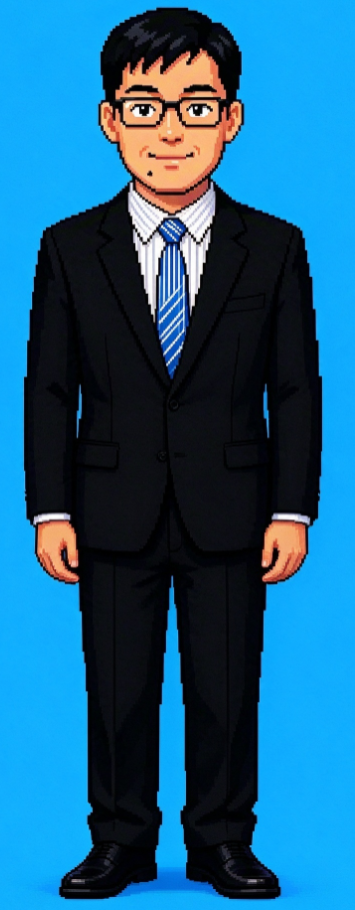
#> input picture scripts/assets/pet-fullbody.png, 355 x 910 px
$ python gen_pet_sprite.py
#> lines starting #> are read from the running program, lines starting #| are printed output that depends on the picture; after the words box and inside, x2 and y2 are one past the last pixel; in counts of white or black regions, pixels touching at a corner belong together
# -*- coding: utf-8 -*-
"""
把老师的全身像素立绘（scripts/assets/pet-fullbody.png）切成可以独立摆动的部件。

输出到 public/assets/images/pet/：
  pet-body.webp   头 + 上身 + 手臂（不含腿）
  pet-leg-l.webp  左腿（含鞋）
  pet-leg-r.webp  右腿（含鞋）
  pet-face.webp   头部方图（菜单图标、收起后的圆形按钮）

切分点自动检测：找到两腿之间出现背景空隙的那一行作为胯线，
空隙的左右居中位置作为左右腿的分界。
"""
import io
import json
import os

from PIL import Image, ImageDraw, ImageFilter

ROOT = os.path.dirname(os.path.dirname(os.path.abspath(__file__)))
SRC = os.path.join(ROOT, "scripts", "assets", "pet-fullbody.png")
OUT_DIR = os.path.join(ROOT, "public", "assets", "images", "pet")
os.makedirs(OUT_DIR, exist_ok=True)

BG = (16, 174, 253)          # 立绘的蓝色背景
BG_TOL = 52                  # 蓝色容差
DISPLAY_W = 76               # 页面里的显示宽度（px），导出 2 倍


def keyed():
    img = Image.open(SRC).convert("RGB")
    w, h = img.size
#> w = 355; h = 910
    px = img.load()
    alpha = Image.new("L", (w, h), 255)
#> alpha: PIL image 355x910 L; every value is 255
    ap = alpha.load()
    br, bg_, bb = BG
    for y in range(h):
        for x in range(w):
            r, g, b = px[x, y]
            d = max(abs(r - br), abs(g - bg_), abs(b - bb))
            if d <= BG_TOL:
                ap[x, y] = 0
            elif d <= BG_TOL + 40:
                ap[x, y] = int(255 * (d - BG_TOL) / 40)
    # 去蓝边：只处理半透明边缘像素，避免皮鞋/头发边上残留蓝色
    for y in range(h):
        for x in range(w):
            a = ap[x, y]
            if 0 < a < 250:
                r, g, b = px[x, y]
                if b - max(r, g) > 16:
                    ap[x, y] = 0

    alpha = alpha.filter(ImageFilter.MedianFilter(3))
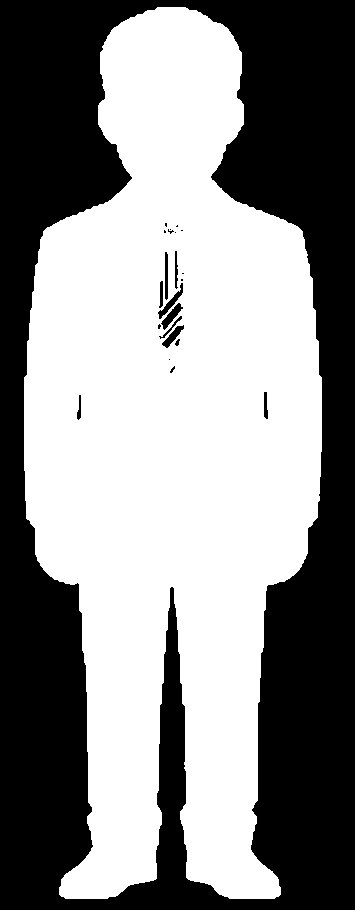
#> alpha: PIL image 355x910 L; 54.7% white; 23 black regions (12 under 20 px), largest, box (x1, y1, x2, y2) and area: (0, 0, 355, 910) 145242, (161, 303, 183, 330) 199, (158, 283, 183, 319) 196
    out = img.convert("RGBA")
#> out is the input picture: PIL image 355x910 RGBA; mean R, G, B, A 27.8, 95.4, 132.2, 255
    out.putalpha(alpha)
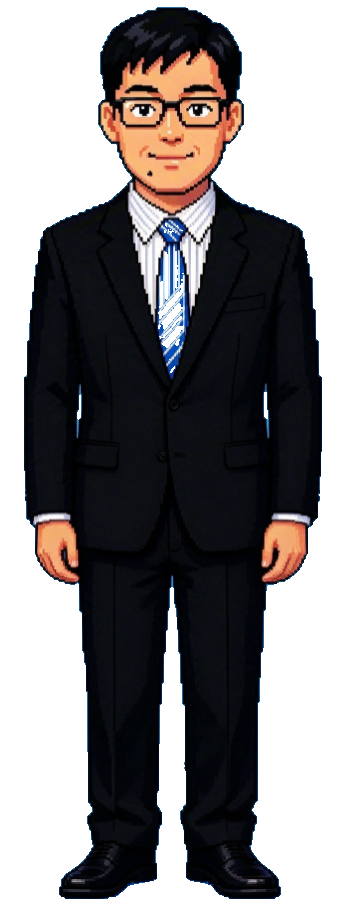
#> out: PIL image 355x910 RGBA; mean R, G, B, A 27.8, 95.4, 132.2, 139.4; transparent parts drawn white
    return out


def find_crotch(im):
    """自上而下找到两腿之间第一次出现背景空隙的行。"""
    w, h = im.size
    a = im.split()[-1].load()
    for y in range(int(h * 0.45), h):
        # 只看中间 1/3 区域，避免两侧空隙干扰
        x0, x1 = int(w * 0.36), int(w * 0.64)
        gap = sum(1 for x in range(x0, x1) if a[x, y] < 40)
        if gap >= 5:
            return y
    return int(h * 0.66)


def gap_center(im, crotch):
    """取腿部中段一行，返回两腿空隙的中心 x。"""
    w, h = im.size
    a = im.split()[-1].load()
    y = min(h - 20, crotch + (h - crotch) // 2)
    x0, x1 = int(w * 0.30), int(w * 0.70)
    gaps = [x for x in range(x0, x1) if a[x, y] < 40]
    if not gaps:
        return w // 2
    return (gaps[0] + gaps[-1]) // 2


def main():
    im = keyed()
    bbox = im.split()[-1].getbbox()
#> bbox = (24, 7, 322, 899)
    fig = im.crop(bbox)
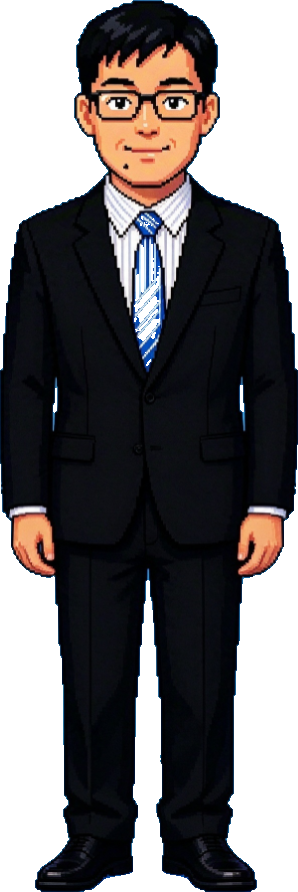
#> fig: PIL image 298x892 RGBA; mean R, G, B, A 30.3, 78.6, 106.2, 169.4; transparent parts drawn white
    fx, fy = bbox[0], bbox[1]
#> fx = 24; fy = 7
    fw, fh = fig.size
#> fw = 298; fh = 892
    print("figure bbox:", bbox, "size:", fig.size)
#| figure bbox: (24, 7, 322, 899) size: (298, 892)

    crotch = find_crotch(fig)
#> crotch = 597
    split = gap_center(fig, crotch)
#> in gap_center, `y = min(h - 20, crotch + (h - crotch) // 2)`: y = 744
#> in gap_center, `gaps = [x for x in range(x0, x1) if a[x, y] < 40]`: gaps = 26 values from 135 to 160
#> split = 147
    print("crotch y (rel):", crotch, " leg split x (rel):", split)
#| crotch y (rel): 597  leg split x (rel): 147

    overlap = 16                      # 腿的切片向上多留一点，藏到上身后面
    body = fig.crop((0, 0, fw, crotch + overlap))
    leg_l = fig.crop((0, crotch - overlap, split, fh))
    leg_r = fig.crop((split, crotch - overlap, fw, fh))
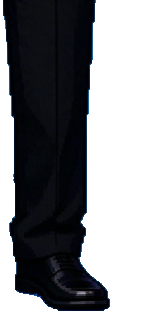
#> leg_r: PIL image 151x311 RGBA; mean R, G, B, A 11.3, 88.6, 131, 130; transparent parts drawn white

    s = (DISPLAY_W * 2) / fw          # 导出 2 倍显示尺寸
#> s = 0.51

    def dump(part, name, ox, oy):
        """ox/oy 是这块部件在上身原图里的左上角坐标（原图像素）。"""
#> called with name = 'pet-body', ox = 0, oy = 0
        bb = part.split()[-1].getbbox()
#> bb = (0, 0, 298, 613)
        part = part.crop(bb)
        w = max(1, int(round(part.width * s)))
#> w = 152
        h = max(1, int(round(part.height * s)))
#> h = 313
        res = part.resize((w, h), Image.LANCZOS)
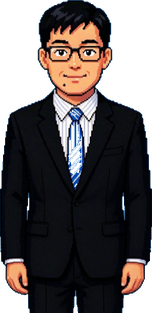
#> res: PIL image 152x313 RGBA; mean R, G, B, A 35.4, 31.3, 32.3, 188.1; transparent parts drawn white
        res.save(os.path.join(OUT_DIR, name + ".webp"), "WEBP", quality=92, method=6)
        disp = DISPLAY_W / fw          # 原图像素 -> 页面像素
#> disp = 0.255
        return {"x": round((ox + bb[0]) * disp, 2), "y": round((oy + bb[1]) * disp, 2),
                "w": round(part.width * disp, 2), "h": round(part.height * disp, 2)}

    geo = {
        "figure": {"w": DISPLAY_W, "h": round(fh * DISPLAY_W / fw, 2)},
        "body": dump(body, "pet-body", 0, 0),
        "legL": dump(leg_l, "pet-leg-l", 0, crotch - overlap),
        "legR": dump(leg_r, "pet-leg-r", split, crotch - overlap),
    }

    # 头部方图（菜单 / 收起按钮）
    head_h = int(fw * 0.92)
#> head_h = 274
    head = fig.crop((int(fw * 0.12), 0, int(fw * 0.88), head_h))
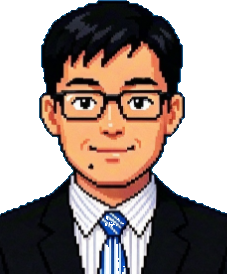
#> head: PIL image 227x274 RGBA; mean R, G, B, A 73.8, 114.5, 136.5, 164.5; transparent parts drawn white
    head = head.crop(head.split()[-1].getbbox())
    side = max(head.size)
#> side = 274
    canvas = Image.new("RGBA", (side, side), (0, 0, 0, 0))
#> canvas: PIL image 274x274 RGBA; every value is 0
    canvas.paste(head, ((side - head.width) // 2, (side - head.height) // 2), head)
    canvas = canvas.resize((160, 160), Image.LANCZOS)
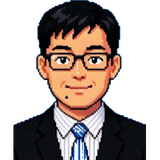
#> canvas: PIL image 160x160 RGBA; mean R, G, B, A 57.1, 46.6, 42.6, 136.2; transparent parts drawn white
    canvas.save(os.path.join(OUT_DIR, "pet-face.webp"), "WEBP", quality=92, method=6)

    print(json.dumps(geo, ensure_ascii=False, indent=2))
#> (printed output is left out)


if __name__ == "__main__":
    main()
